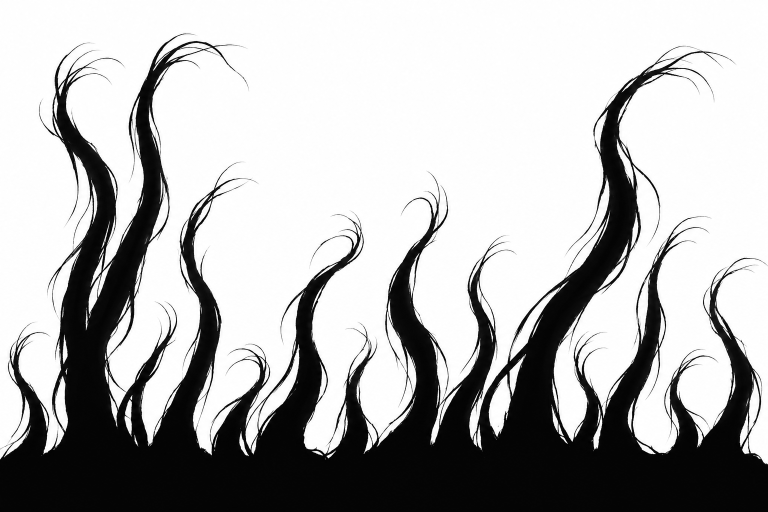
#> input picture tools/comms-creep/src/creep-src.png, 1536 x 1024 px (shown at 1/2 size)
$ python bake.py
#> lines starting #> are read from the running program, lines starting #| are printed output that depends on the picture; after the words box and inside, x2 and y2 are one past the last pixel; in counts of white or black regions, pixels touching at a corner belong together
# -*- coding: utf-8 -*-
"""連絡の面の③a / ③b で、面の縁から這い込む黒髪の「到達順」の版を焼く。

入力: tools/comms-creep/src/creep-src.png（白地に黒の髪のシルエット。Codex に描かせた原画。下端が根元）
出力:
  Assets/Resources/CommsFx/CurseCreep.png        R = 到達順 0..1 / G = 房の芯までの深さ 0..1 / B = シルエット
  Assets/Resources/CommsFx/CurseCreepField.bytes 到達順だけを 256x128 の 8bit で（C# が赤い字を数えるのに読む）

版は [原画 | 左右反転] を横に並べてあるので、u を Repeat で引いても継ぎ目が出ない。
v は下端（根元）が 0。シェーダの式は Assets/Art/Shaders/Streaming/CommsRecovery.hlsl、
C# の写しは Assets/Scripts/Streaming/CommsCreepLogic.cs。--preview はその式を numpy で写した確認用。

  py -3.11 tools/comms-creep/bake.py            # 焼く
  py -3.11 tools/comms-creep/bake.py --preview <出力フォルダ>
"""
import argparse
import os
import sys

import cv2
import numpy as np

sys.stdout.reconfigure(encoding="utf-8")
HERE = os.path.dirname(os.path.abspath(__file__))
ROOT = os.path.normpath(os.path.join(HERE, "..", ".."))
SRC = os.path.join(HERE, "src", "creep-src.png")
OUT_PNG = os.path.join(ROOT, "Assets", "Resources", "CommsFx", "CurseCreep.png")
OUT_BYTES = os.path.join(ROOT, "Assets", "Resources", "CommsFx", "CurseCreepField.bytes")

HALF_W, TEX_H = 512, 512          # 版の半分（原画 1 枚ぶん）の画素
FIELD_W, FIELD_H = 256, 128       # C# が読む版
SPREAD_RATIO = 9.0               # 房の外は、房の中の何倍遅く広がるか
CORE_PX = 9.0                     # 房の縁から芯までをこの画素数で 0..1 にする


def imread(path):
    data = np.fromfile(path, dtype=np.uint8)
    img = cv2.imdecode(data, cv2.IMREAD_GRAYSCALE)
    if img is None:
        raise SystemExit(f"読めない: {path}")
    return img


def imwrite(path, img):
    ok, buf = cv2.imencode(".png", img)
    if not ok:
        raise SystemExit(f"PNG にできない: {path}")
    tmp = path + ".tmp"
    with open(tmp, "wb") as f:
        f.write(buf.tobytes())
    os.replace(tmp, path)


def arrival(mask):
    """下端の行から広がる到達順。房の中は速く（道のり 1 画素 = 1）、房の外は遅い（墨のにじみ）。

    房の中だけで測地距離を取って外へ貼り足すと、いちばん近い房が切り替わる所に段差の線が出る
    （最初の版で縦の線として見えた）。全体を 1 つの伝播で解けば連続になる。
    """
    h, w = mask.shape
    reachable = mask.copy()
    slow = np.float32(SPREAD_RATIO)
    cost = np.where(mask, np.float32(1.0), slow)
    d = np.full((h, w), np.float32(1e9))
    d[h - 1, :] = np.where(mask[h - 1], 0.0, 1e9)
    r2 = np.float32(np.sqrt(2.0))
    for it in range(20000):
        p = np.pad(d, 1, constant_values=1e9)
        n = np.minimum.reduce([
            p[0:-2, 1:-1] + cost, p[2:, 1:-1] + cost, p[1:-1, 0:-2] + cost, p[1:-1, 2:] + cost,
            p[0:-2, 0:-2] + cost * r2, p[0:-2, 2:] + cost * r2,
            p[2:, 0:-2] + cost * r2, p[2:, 2:] + cost * r2,
        ])
        n = np.minimum(d, n)
        if it % 32 == 31 and np.array_equal(n, d):
            break
        d = n
    return d


def build():
    src = imread(SRC)
#> in imread, img is the input picture: shape (1024, 1536); min 0, max 255, mean 178.5
    work = cv2.resize(src, (768, 512), interpolation=cv2.INTER_AREA)
    mask = work < 128
    d = arrival(mask)
    # 1 にするのは「いちばん高い房の先」。房の外はそれより遅れて 1 を超える（切り捨てる）。
    top = float(d[mask].max())
    t = np.clip(d / top, 0.0, 1.0).astype(np.float32)
    t = cv2.GaussianBlur(t, (0, 0), 0.6)

    inside = cv2.distanceTransform(np.where(mask, 255, 0).astype(np.uint8), cv2.DIST_L2, 5)
    core = np.clip(inside / CORE_PX, 0.0, 1.0)
    sil = cv2.GaussianBlur(mask.astype(np.float32), (0, 0), 0.7)

    def half(a):
        return cv2.resize(a, (HALF_W, TEX_H), interpolation=cv2.INTER_AREA)

    def tile(a):
        a = half(a)
        return np.concatenate([a, a[:, ::-1]], axis=1)

    return tile(t), tile(core), tile(sil)


def bake():
    t, core, sil = build()
#> in build, `mask = work < 128`:
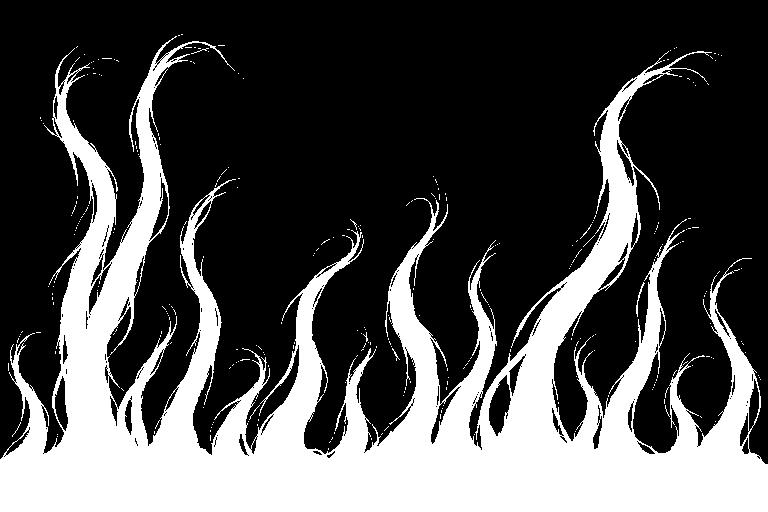
#> mask: shape (512, 768) bool; 30.3% white; 284 white regions (280 under 20 px), largest, box (x1, y1, x2, y2) and area: (0, 36, 768, 512) 118118, (636, 282, 645, 317) 58, (392, 348, 400, 361) 21, (191, 48, 209, 54) 20
#> in arrival, `d[h - 1, :] = np.where(mask[h - 1], 0.0, 1e9)`: d: shape (512, 768) float32; values 0 (black) and 1e+09 (white), 99.8% white; black in thin lines or dots, all inside (x1, y1, x2, y2) = (0, 511, 768, 512)
#> the loop in arrival, `for it in range(20000):` made 704 passes
#> pass 1, in arrival, `n = np.minimum.reduce([ p[0:-2, 1:-1] + cost, p[2:, 1:-1] + cost, p[1:..`:
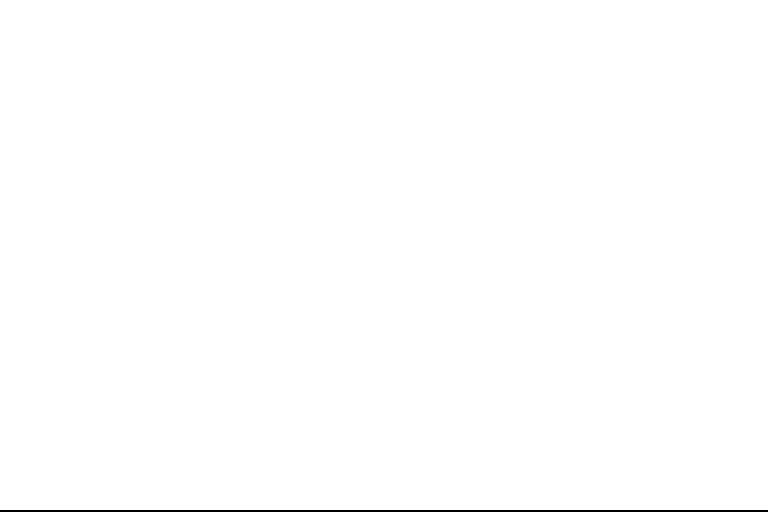
#> n: shape (512, 768) float32; values 1 (black) and 1e+09 (white), 99.6% white; 1 black region, box (x1, y1, x2, y2) and area: (0, 510, 768, 512) 1536
#> after the loop in arrival, `for it in range(20000):`:
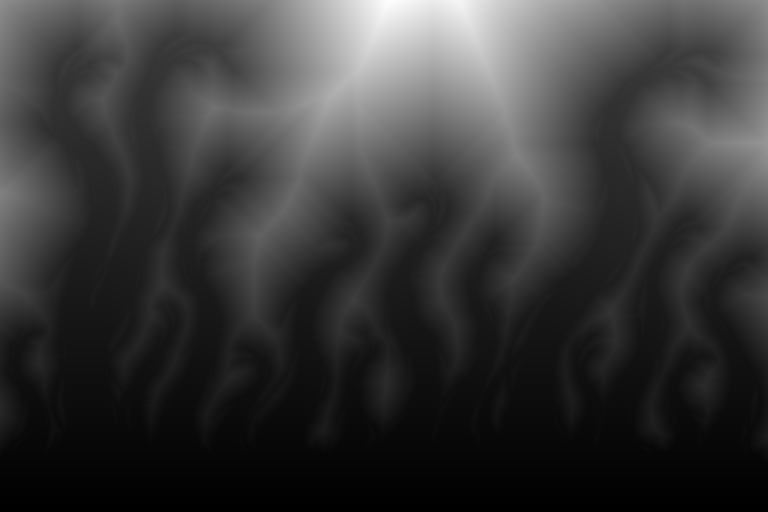
#> d: shape (512, 768) float32; min 0, max 2204, mean 489.7; drawn with min black and max white
#> in build, `top = float(d[mask].max())`: top = 653.1
#> in build, `t = np.clip(d / top, 0.0, 1.0).astype(np.float32)`:
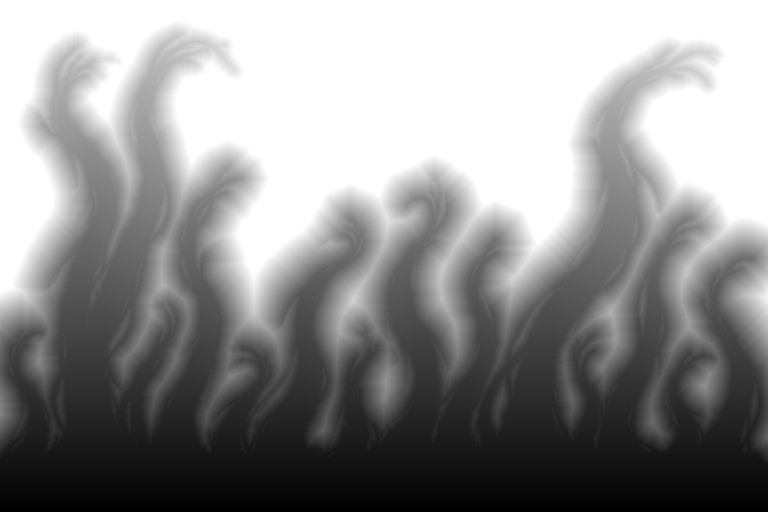
#> t: shape (512, 768) float32; min 0, max 1, mean 0.575
#> in build, `inside = cv2.distanceTransform(np.where(mask, 255, 0).astype(np.uint8)..`:
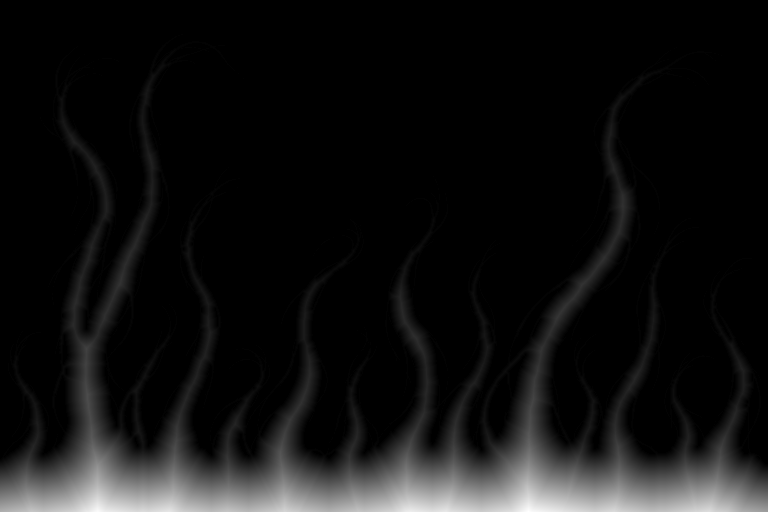
#> inside: shape (512, 768) float32; min 0, max 77.75, mean 5.3; drawn with min black and max white
#> in tile (call 3), `return np.concatenate([a, a[:, ::-1]], axis=1)`:
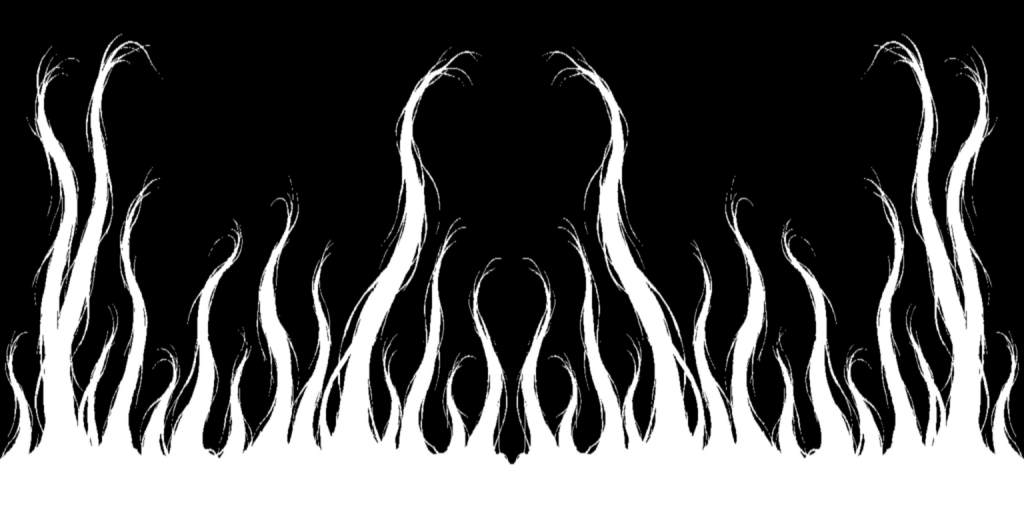
#> returned value: shape (512, 1024) float32; min 0, max 1, mean 0.303
    os.makedirs(os.path.dirname(OUT_PNG), exist_ok=True)
    rgb = np.stack([sil, core, t], axis=-1)          # OpenCV は BGR: B=sil, G=core, R=t
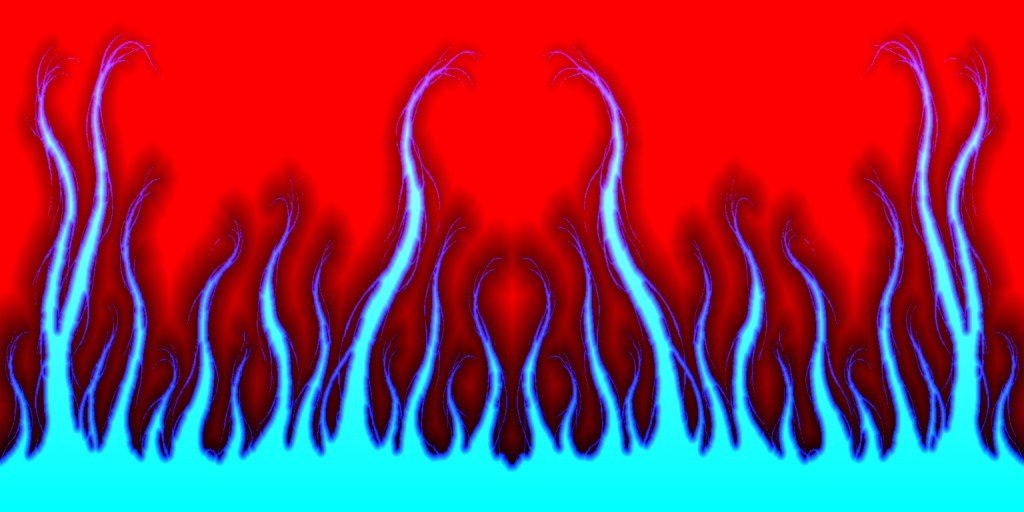
#> rgb: shape (512, 1024, 3) float32; mean of channels 0, 1, 2 0.303, 0.217, 0.575; drawn as B, G, R
    imwrite(OUT_PNG, np.round(rgb * 255).astype(np.uint8))
    field = cv2.resize(t, (FIELD_W, FIELD_H), interpolation=cv2.INTER_AREA)
    # 行 0 が v = 0（根元）になるよう上下を返す。
    raw = np.round(field[::-1] * 255).astype(np.uint8).tobytes()
    tmp = OUT_BYTES + ".tmp"
    with open(tmp, "wb") as f:
        f.write(raw)
    os.replace(tmp, OUT_BYTES)
    print(f"焼いた: {OUT_PNG} {t.shape[1]}x{t.shape[0]} / {OUT_BYTES} {len(raw)} bytes")
#| 焼いた: Assets/Resources/CommsFx/CurseCreep.png 1024x512 / Assets/Resources/CommsFx/CurseCreepField.bytes 32768 bytes
    print(f"到達順の分布: 10%={np.quantile(t, .1):.2f} 50%={np.quantile(t, .5):.2f} 90%={np.quantile(t, .9):.2f}")
#| 到達順の分布: 10%=0.08 50%=0.56 90%=1.00


# ---- 以下は確認用。式は CommsRecovery.hlsl / CommsCreepLogic.cs と同じ値で書く ----
TILE_M = 0.40      # 版の半分が辺に沿って占める長さ (m)
REACH_M = 0.24     # 版の高さが辺から内へ占める長さ (m)
ROOT_V = 0.12      # 版の中で根元の塊が終わる高さ
# 辺ごとの (reach 0 のときの根元の位置 m, reach 1 あたりの進み m)。負は面の外。
SIDES = {"left": (-0.20, 0.44), "right": (-0.24, 0.42), "top": (-0.20, 0.40)}
U_OFF = {"left": 0.07, "right": 0.57, "top": 0.31, "bottom": 0.83}
THETA_MAX = 0.98
SEAM_M = 0.0016    # 熾の線の芯の太さ (m)


def smooth(a, b, x):
    x = np.clip((x - a) / (b - a), 0, 1)
    return x * x * (3 - 2 * x)


def theta(r):
    return THETA_MAX * smooth(0.0, 0.85, r)


# [97 lines left out: functions sample, creep, render, preview, not called in this run]


if __name__ == "__main__":
    ap = argparse.ArgumentParser()
    ap.add_argument("--preview")
    a = ap.parse_args()
    if a.preview:
        preview(a.preview)
    else:
        bake()
